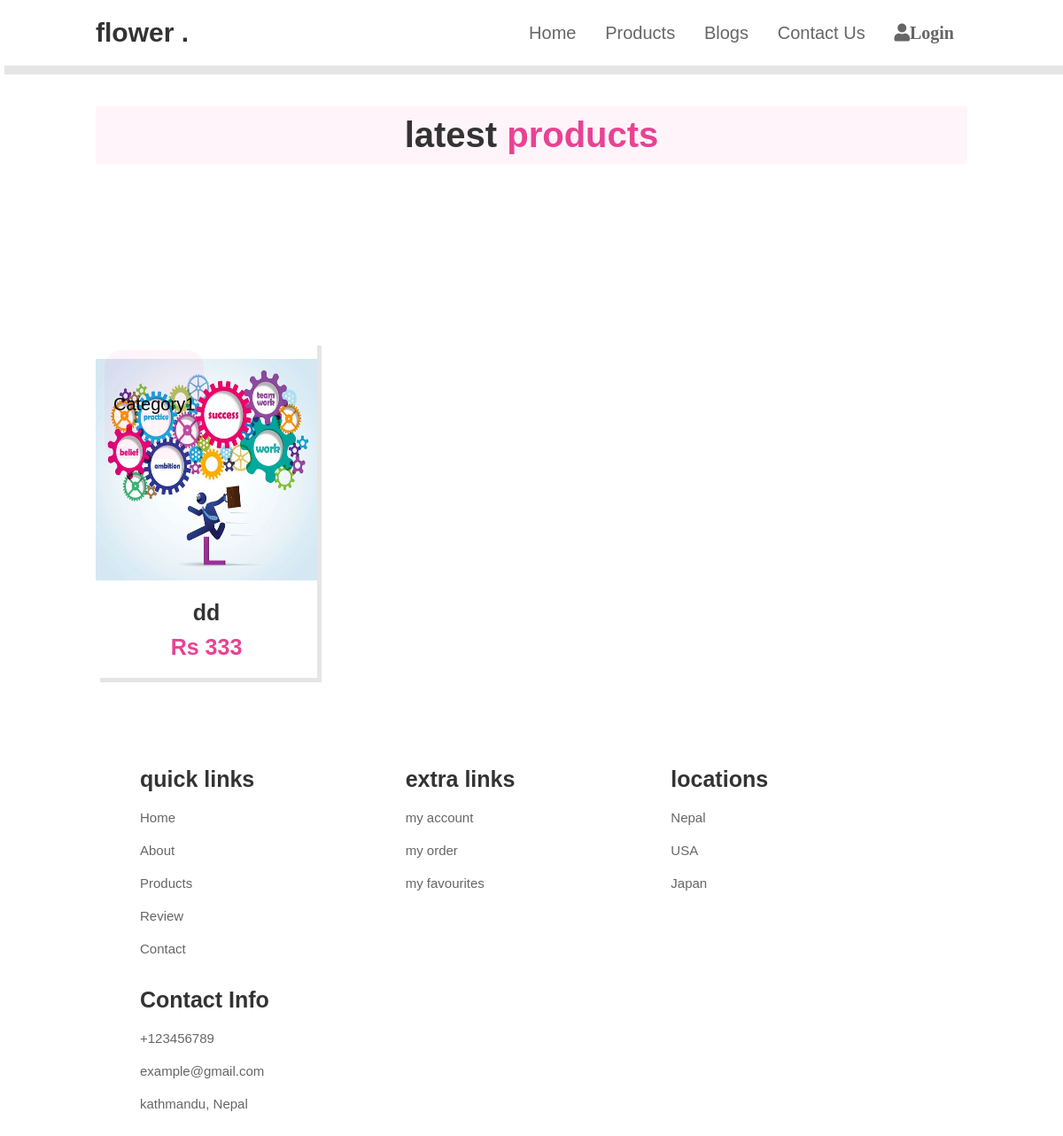
/product, run on the app's committed database.
### Product/models.py (models this page shows, shortened)
class Product(models.Model):
    name=models.CharField(max_length=40)
    product_image= models.ImageField(upload_to='product_image/',null=True,blank=True)
    price = models.PositiveIntegerField()
    description=models.CharField(max_length=40)
    class Meta:
        db_table='product_tbl'

### Fulbari/views.py (the view)
# urls.py: path('product', views.product, name="product"),
def product(request):
    products = Product.objects.all()
    return render(request, 'product/product.html', {'products': products, })

### templates/product/product.html (shortened to what this page needs)
{% extends 'base.html' %}
{% block content %}
{% load static %}
<section class="products" id="products" style="margin-top: 100px;">
    <h1 class="heading"> latest <span> products</span></h1>
    <div class="box-container">
        {% for pr in products %}
        <form action="{% url 'add-to-cart' pr.id  %}" method="POST">
            <div class="box">
                <span class="discount"> Category1</span>
                <div class="image">
                    <img src="{{ pr.product_image.url}}">
                </div>
                <div class="content">
                    <h3>{{ pr.name }}</h3>
                    <div class="price">Rs {{ pr.price}} </div>
                </div>
            </div>
        </form>
        {% endfor %}
    </div>
</section>
{% endblock %}

### static/css/style.css (style rules this page uses)
:root { --pink: #e84393; }
* { margin: 0; padding: 0; box-sizing: border-box; font-family: Verdana, Geneva, Tahoma, sans-serif; outline: none; border: none; text-decoration: none; column-gap: 70px; transition: .2s linear; }
html { font-size: 62.5%; scroll-behavior: smooth; scroll-padding-top: 6rem; overflow-x:hidden; }
section { padding: 2rem 9% ; }
.heading { text-align: center; font-size: 4rem; color: #333; padding: 1rem; margin: 20 rem 0; background: rgba(255, 51, 153, .05); }
.heading span { color: var(--pink); }
.products .box-container { display: flex; flex-wrap: wrap; gap: 5.5rem; }
.products .box-container .box { flex: 1 1 30rem; box-shadow: 0.5rem 0.5rem rgba(0,0,0,.1); border-radius: 0.rem; border: rem solid rgba(0,0,0,.1); position: relative; margin-top: 20rem; }
.products .box-container .box .discount { position: absolute; top: 1rem ; left: 1rem; padding:5rem 1rem; font-size: 2rem; color: var(aqua); background: rgba(255, 51, 153, .05); z-index: 1; border-radius: 2rem; }
.products .box-container .box .image { position: relative; text-align: center; padding-top: 2rem; overflow: hidden; }
.products .box-container .box .image img { height: 25rem; width: 25rem; }
.products .box-container .box .content { padding:2rem; text-align: center; }
.products .box-container .box .content h3 { font-size: 2.5rem; color: #333; }
.products .box-container .box .content .price { font-size: 2.5rem; color: var(--pink); font-weight: bolder; padding-top: 1rem; }

### data on the page
Product: product_image (picture), name "dd", price "333"
